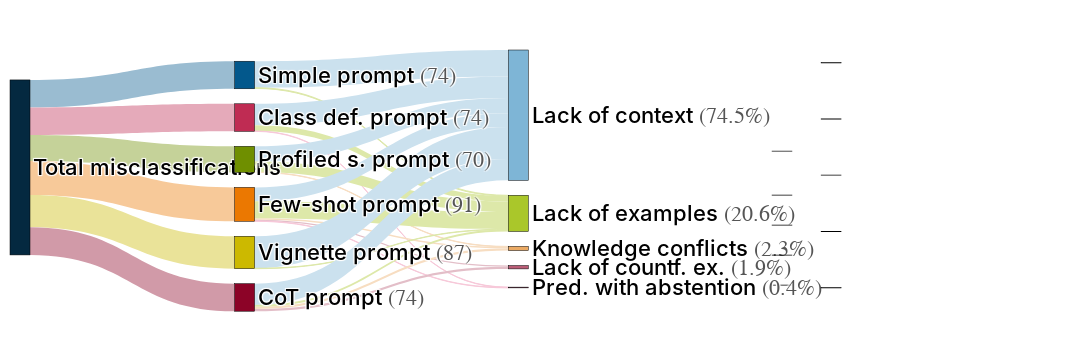

The notebook cell saved with this chart:
### Code cell
prompt_cases_dict_GPT = {
    "Simple prompt": cases_GPT_o3_simple_df,
    "Class def. prompt": cases_GPT_o3_class_def_df,
    "Profiled s. prompt": cases_GPT_o3_profiled_simple_df,
    "Few-shot prompt": cases_GPT_o3_few_shot_df,
    "Vignette prompt": cases_GPT_o3_vignette_df,
    "CoT prompt": cases_GPT_o3_cot_df
}

prompt_reasons_dict_GPT = {
    "Simple prompt": main_reasons_GPT_o3_simple_df,
    "Class def. prompt": main_reasons_GPT_o3_class_def_df,
    "Profiled s. prompt": main_reasons_GPT_o3_profiled_simple_df,
    "Few-shot prompt": main_reasons_GPT_o3_few_shot_df,
    "Vignette prompt": main_reasons_GPT_o3_vignette_df,
    "CoT prompt": main_reasons_GPT_o3_cot_df
}

plot_global_misclassification_sankey("GPT", prompt_cases_dict_GPT, prompt_reasons_dict_GPT)

### Figure 1 — Plotly figure (JSON) as saved in the notebook; plotly's stock layout.template omitted (floating-point values rounded to 4 significant figures)
{"data": [{"arrangement": "snap", "link": {"color": ["rgb(154, 188, 209)", "rgb(229, 170, 186)", "rgb(197, 210, 153)", "rgb(247, 201, 153)", "rgb(234, 227, 153)", "rgb(209, 154, 168)", "rgba(255,255,255,0)", "rgba(255,255,255,0)", "rgba(255,255,255,0)", "rgba(255,255,255,0)", "rgba(255,255,255,0)", "rgb(203, 225, 238)", "rgb(221, 232, 169)", "rgb(203, 225, 238)", "rgb(221, 232, 169)", "rgb(247, 200, 217)", "rgb(247, 221, 193)", "rgb(203, 225, 238)", "rgb(221, 232, 169)", "rgb(247, 221, 193)", "rgb(203, 225, 238)", "rgb(227, 190, 200)", "rgb(221, 232, 169)", "rgb(247, 200, 217)", "rgb(203, 225, 238)", "rgb(221, 232, 169)", "rgb(247, 221, 193)", "rgb(203, 225, 238)", "rgb(227, 190, 200)", "rgb(221, 232, 169)", "rgba(0,0,0,0)", "rgba(0,0,0,0)", "rgba(0,0,0,0)", "rgba(0,0,0,0)", "rgba(0,0,0,0)"], "source": [0, 0, 0, 0, 0, 0, 7, 9, 11, 13, 15, 1, 1, 2, 2, 2, 3, 3, 3, 4, 4, 4, 4, 4, 5, 5, 6, 6, 6, 6, 7, 9, 11, 13, 15], "target": [1, 2, 3, 4, 5, 6, 8, 10, 12, 14, 16, 7, 9, 7, 9, 15, 11, 7, 9, 11, 7, 13, 9, 15, 7, 9, 11, 7, 13, 9, 17, 18, 19, 20, 21], "value": [74, 74, 70, 91, 87, 74, 1e-06, 1e-06, 1e-06, 1e-06, 1e-06, 71, 2, 58, 15, 1, 1, 41, 28, 4, 37, 3, 46, 1, 86, 1, 6, 57, 6, 5, 1e-10, 1e-10, 1e-10, 1e-10, 1e-10]}, "node": {"color": ["#042940", "#03588C", "#BF2C53", "#6F8F00", "#EB7801", "#CCB900", "#8C0327", "#7EB5D6", "rgba(0,0,0,0)", "#AAC72A", "rgba(0,0,0,0)", "#EBAA64", "rgba(0,0,0,0)", "#BA5D77", "rgba(0,0,0,0)", "#ED77A0", "rgba(0,0,0,0)", "rgba(0,0,0,0)", "rgba(0,0,0,0)", "rgba(0,0,0,0)", "rgba(0,0,0,0)", "rgba(0,0,0,0)"], "label": ["Total misclassifications", "Simple prompt <span style='color:#555; font-weight:normal;'>(74)</span>", "Class def. prompt <span style='color:#555; font-weight:normal;'>(74)</span>", "Profiled s. prompt <span style='color:#555; font-weight:normal;'>(70)</span>", "Few-shot prompt <span style='color:#555; font-weight:normal;'>(91)</span>", "Vignette prompt <span style='color:#555; font-weight:normal;'>(87)</span>", "CoT prompt <span style='color:#555; font-weight:normal;'>(74)</span>", "Lack of context <span style='color:#555; font-weight:normal;'>(74.5%)</span>", "", "Lack of examples <span style='color:#555; font-weight:normal;'>(20.6%)</span>", "", "Knowledge conflicts <span style='color:#555; font-weight:normal;'>(2.3%)</span>", "", "Lack of countf. ex. <span style='color:#555; font-weight:normal;'>(1.9%)</span>", "", "Pred. with abstention <span style='color:#555; font-weight:normal;'>(0.4%)</span>", "", "", "", "", "", ""], "line": {"color": "black", "width": 0.5}, "pad": 15, "thickness": 20, "x": [0.0, 0.3, 0.3, 0.3, 0.3, 0.3, 0.3, 0.65, null, 0.65, null, 0.65, null, 0.65, null, 0.65, null, 1.05, 1.05, 1.05, 1.05, 1.05], "y": [0.5, 0.1, 0.26, 0.42, 0.58, 0.74, 0.9, 0.05, null, 0.275, null, 0.5, null, 0.725, null, 0.95, null, 0.05, 0.275, 0.5, 0.725, 0.95]}, "type": "sankey"}], "layout": {"font": {"size": 22, "color": "black", "family": "Times New Roman", "weight": 549}, "margin": {"t": 50, "l": 10, "r": 300, "b": 50}, "height": 350, "width": 1300}}
